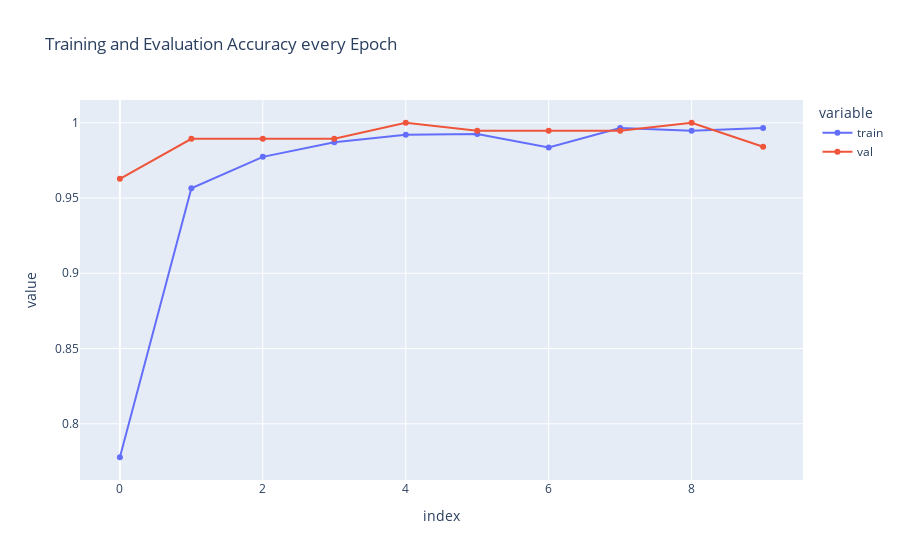

Notebook source saved alongside this figure:
### Code cell
from plotly.offline import iplot, init_notebook_mode
import plotly.express as px
import pandas as pd

init_notebook_mode(connected=True)

acc = pd.DataFrame({'train': history.history['acc'], 'val': history.history['val_acc']})

fig = px.line(acc, x=acc.index, y=acc.columns[0::], title='Training and Evaluation Accuracy every Epoch', markers=True)
fig.show()

### Figure 1 — Plotly figure (JSON) as saved in the notebook; plotly's stock layout.template omitted (floating-point values rounded to 4 significant figures)
{"data": [{"hovertemplate": "variable=train<br>index=%{x}<br>value=%{y}<extra></extra>", "legendgroup": "train", "line": {"color": "#636efa", "dash": "solid"}, "marker": {"symbol": "circle"}, "mode": "lines+markers", "name": "train", "orientation": "v", "showlegend": true, "type": "scatter", "x": [0, 1, 2, 3, 4, 5, 6, 7, 8, 9], "xaxis": "x", "y": [0.7778, 0.9564, 0.9773, 0.9871, 0.992, 0.9924, 0.9836, 0.9964, 0.9947, 0.9964], "yaxis": "y"}, {"hovertemplate": "variable=val<br>index=%{x}<br>value=%{y}<extra></extra>", "legendgroup": "val", "line": {"color": "#EF553B", "dash": "solid"}, "marker": {"symbol": "circle"}, "mode": "lines+markers", "name": "val", "orientation": "v", "showlegend": true, "type": "scatter", "x": [0, 1, 2, 3, 4, 5, 6, 7, 8, 9], "xaxis": "x", "y": [0.9628, 0.9894, 0.9894, 0.9894, 1, 0.9947, 0.9947, 0.9947, 1, 0.984], "yaxis": "y"}], "layout": {"legend": {"title": {"text": "variable"}, "tracegroupgap": 0}, "title": {"text": "Training and Evaluation Accuracy every Epoch"}, "xaxis": {"anchor": "y", "domain": [0, 1], "title": {"text": "index"}}, "yaxis": {"anchor": "x", "domain": [0, 1], "title": {"text": "value"}}}}
